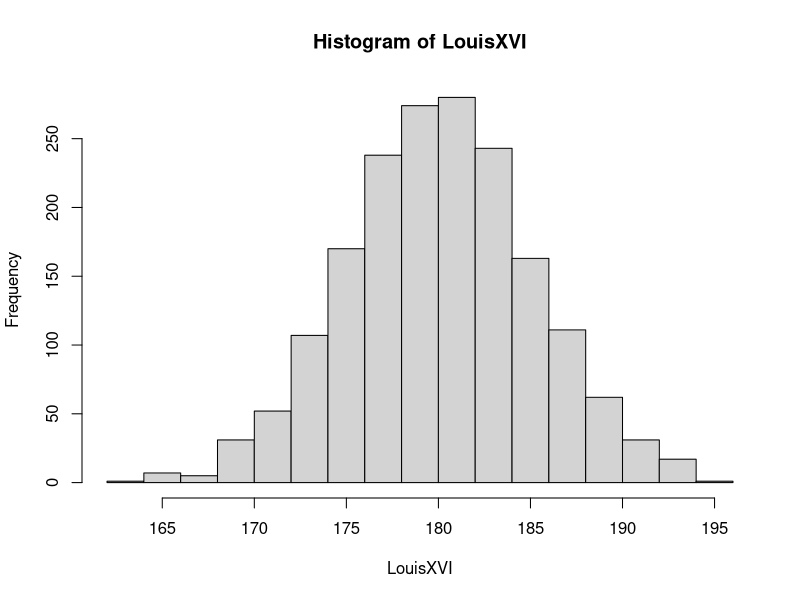
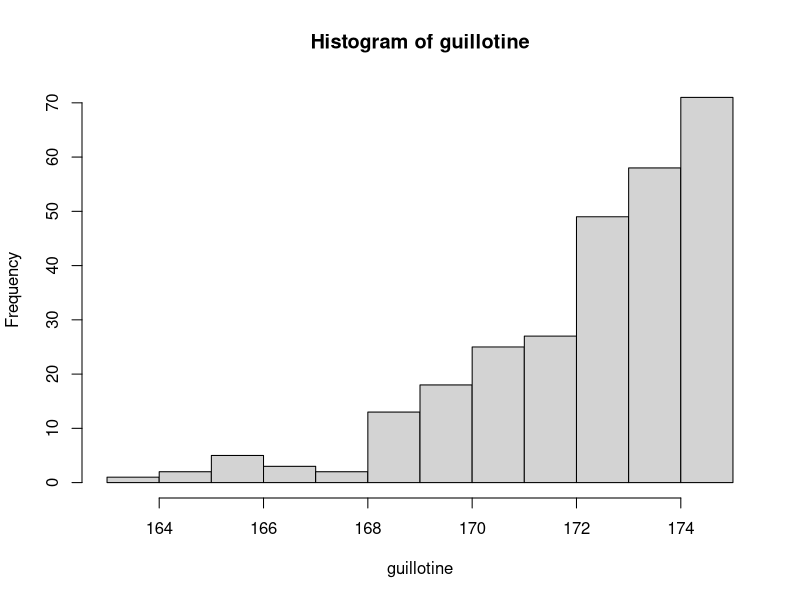

These charts were generated, in order, by the following R code:
LouisXVI <- rnorm(1793, 180, 5)
head(LouisXVI)
hist(LouisXVI)
off.with.his.head <- which(LouisXVI<175)
guillotine <- LouisXVI[off.with.his.head]
max(guillotine) 
hist(guillotine) #Top gone from that distribution. Macabre??
